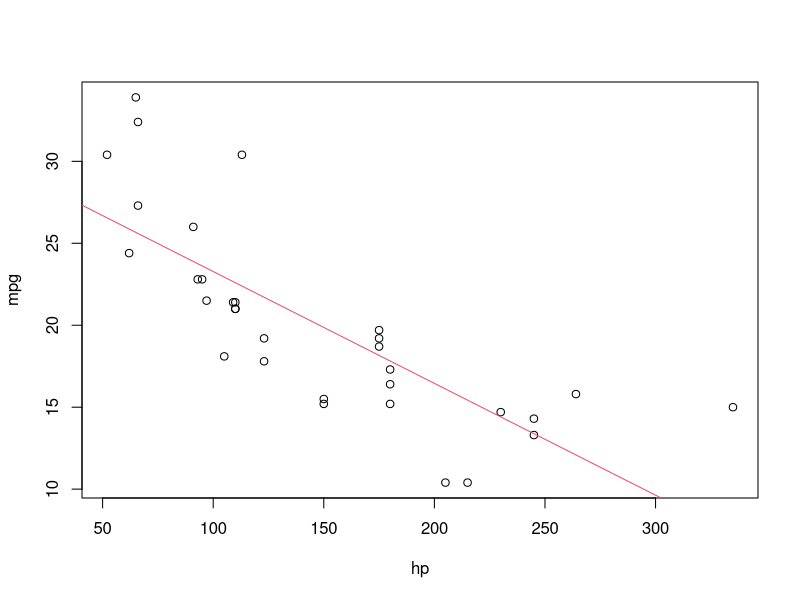

Source code (R):
## ---- chunk 1
names(mtcars)
## ---- chunk 2
    with(mtcars, {
        plot(mpg ~ hp,xlab="hp",ylab="mpg")
        abline(lm(mpg~hp,data=mtcars),col=2)
    })
